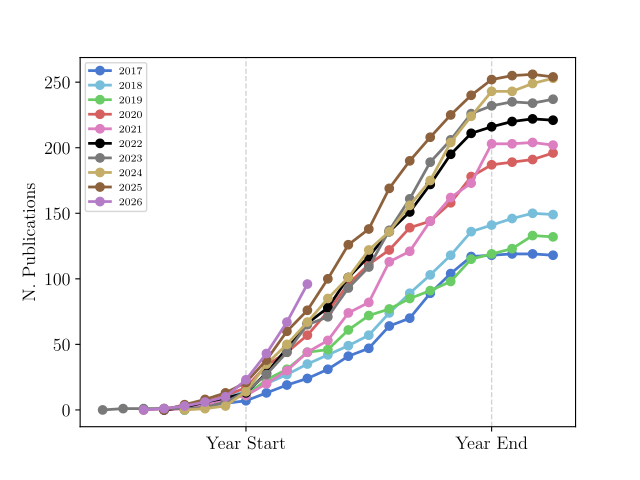

Python code for this plot:
#!/usr/bin/env python3
import matplotlib.pyplot as plt
import numpy as np
from matplotlib import rcParams
import datetime
from matplotlib.dates import date2num, num2date
import argparse

rcParams['font.family'] = 'DejaVu Sans'
rcParams['font.size'] = 13
rcParams['font.serif'] = ['Computer Modern Roman']
rcParams['text.usetex'] = True

# Small font size for the legend
from matplotlib.font_manager import FontProperties
fontP = FontProperties()
fontP.set_size('xx-small')

# These colors used come from:
#
# pip install seaborn
# import seaborn as sns
# sns.color_palette("muted").as_hex()
#
# They are the "same basic order of hues as the default matplotlib
# color cycle but more attractive colors."
muted_dark_blue = u'#4878cf'
muted_green = u'#6acc65'
muted_red = u'#d65f5f'
muted_purple = u'#b47cc7'
muted_yellow = u'#c4ad66'
muted_light_blue = u'#77bedb'
muted_orange = u'#ee854a'
muted_brown = u'#8c613c'
muted_pink = u'#dc7ec0'
muted_grey = u'#797979'
muted_gold = u'#d5bb67'

fig = plt.figure()
ax1 = fig.add_subplot(111)

"""
Plot a running total of the number of publications over the course of a year,
plus some overlap on each end, since publications from year N often come out
in year N-1 or N+1.

Remarks:
* At some point in early 2020 I moved theses and dissertations into
  their respective year files, so there is a relatively large jump
  around that time.
* It is possible for the sum to decrease if a preprint is released
  in year N but then doesn't make it to "print" until year N+1.
* To check out a revision on the first of a month:
  git checkout `git rev-list -n 1 --before="2018-01-01" master`
"""

# 2017 monthly publication totals (first of each month)
# These numbers don't include the number of theses/dissertations.
pub_2017 = [
'2016-10-01', 0,
'2016-11-01', 3,
'2016-12-01', 5,
'2017-01-01', 7, # new year
'2017-02-01', 13,
'2017-03-01', 19,
'2017-04-01', 24,
'2017-05-01', 31,
'2017-06-01', 41,
'2017-07-01', 47,
'2017-08-01', 64,
'2017-09-01', 70,
'2017-10-01', 89,
'2017-11-01', 104,
'2017-12-01', 117,
'2018-01-01', 118, # new year
'2018-02-01', 119,
'2018-03-01', 119,
'2018-04-01', 118,
]

# 2018 monthly publication totals (first of each month)
pub_2018 = [
'2017-10-01', 0,
'2017-11-01', 4,
'2017-12-01', 10,
'2018-01-01', 14, # new year
'2018-02-01', 20,
'2018-03-01', 27,
'2018-04-01', 35,
'2018-05-01', 42,
'2018-06-01', 49,
'2018-07-01', 57,
'2018-08-01', 74,
'2018-09-01', 89,
'2018-10-01', 103,
'2018-11-01', 118,
'2018-12-01', 136,
'2019-01-01', 141, # new year
'2019-02-01', 146,
'2019-03-01', 150,
'2019-04-01', 149,
]

# 2019 monthly publication totals (first of each month)
pub_2019 = [
  '2018-10-01', 0,
  '2018-11-01', 3,
  '2018-12-01', 9,
  '2019-01-01', 11, # new year
  '2019-02-01', 23,
  '2019-03-01', 31,
  '2019-04-01', 44,
  '2019-05-01', 46,
  '2019-06-01', 61,
  '2019-07-01', 72,
  '2019-08-01', 77,
  '2019-09-01', 85,
  '2019-10-01', 91,
  '2019-11-01', 98,
  '2019-12-01', 115,
  '2020-01-01', 119, # new year
  '2020-02-01', 123,
  '2020-03-01', 133,
  '2020-04-01', 132,
]

# 2020 monthly publication totals (first of each month)
pub_2020 = [
  '2019-08-01', 0,
  '2019-09-01', 1,
  '2019-10-01', 3,
  '2019-11-01', 6,
  '2019-12-01', 11,
  '2020-01-01', 17, # new year
  '2020-02-01', 34,
  '2020-03-01', 44,
  '2020-04-01', 57,
  '2020-05-01', 75,
  '2020-06-01', 96,
  '2020-07-01', 111,
  '2020-08-01', 122,
  '2020-09-01', 139,
  '2020-10-01', 144,
  '2020-11-01', 158,
  '2020-12-01', 178,
  '2021-01-01', 187, # new year
  '2021-02-01', 189,
  '2021-03-01', 191,
  '2021-04-01', 196,
]

# 2021 monthly publication totals (first of each month)
pub_2021 = [
  '2020-09-01', 0,
  '2020-10-01', 1,
  '2020-11-01', 4,
  '2020-12-01', 8,
  '2021-01-01', 11, # new year
  '2021-02-01', 20,
  '2021-03-01', 30,
  '2021-04-01', 44,
  '2021-05-01', 53,
  '2021-06-01', 74,
  '2021-07-01', 82,
  '2021-08-01', 113,
  '2021-09-01', 121,
  '2021-10-01', 144,
  '2021-11-01', 162,
  '2021-12-01', 173,
  '2022-01-01', 203, # new year
  '2022-02-01', 203,
  '2022-03-01', 204,
  '2022-04-01', 202,
]

# 2022 monthly publication totals (first of each month)
pub_2022 = [
  '2021-09-01', 0,
  '2021-10-01', 2,
  '2021-11-01', 6,
  '2021-12-01', 9,
  '2022-01-01', 13, # new year
  '2022-02-01', 28,
  '2022-03-01', 47,
  '2022-04-01', 66,
  '2022-05-01', 78,
  '2022-06-01', 101,
  '2022-07-01', 117,
  '2022-08-01', 136,
  '2022-09-01', 151,
  '2022-10-01', 172,
  '2022-11-01', 195,
  '2022-12-01', 211,
  '2023-01-01', 216, # new year
  '2023-02-01', 220,
  '2023-03-01', 222,
  '2023-04-01', 221,
]

# 2023 monthly publication totals (first of each month)
pub_2023 = [
  '2022-06-01', 0,
  '2022-07-01', 1,
  '2022-08-01', 1,
  '2022-09-01', 1,
  '2022-10-01', 1,
  '2022-11-01', 2,
  '2022-12-01', 6,
  '2023-01-01', 14, # new year
  '2023-02-01', 27,
  '2023-03-01', 44,
  '2023-04-01', 65,
  '2023-05-01', 71,
  '2023-06-01', 93,
  '2023-07-01', 109,
  '2023-08-01', 137,
  '2023-09-01', 161,
  '2023-10-01', 189,
  '2023-11-01', 206,
  '2023-12-01', 226,
  '2024-01-01', 232, # new year
  '2024-02-01', 235,
  '2024-03-01', 234,
  '2024-04-01', 237,
]

# 2024 monthly publication totals (first of each month)
pub_2024 = [
  '2023-10-01', 0,
  '2023-11-01', 1,
  '2023-12-01', 3,
  '2024-01-01', 14, # new year
  '2024-02-01', 35,
  '2024-03-01', 50,
  '2024-04-01', 67,
  '2024-05-01', 85,
  '2024-06-01', 101,
  '2024-07-01', 122,
  '2024-08-01', 136,
  '2024-09-01', 156,
  '2024-10-01', 175,
  '2024-11-01', 204,
  '2024-12-01', 224,
  '2025-01-01', 243, # new year
  '2025-02-01', 243,
  '2025-03-01', 249,
  '2025-04-01', 253,
]

# 2025 monthly publication totals (first of each month)
pub_2025 = [
  '2024-09-01', 0,
  '2024-10-01', 4,
  '2024-11-01', 8,
  '2024-12-01', 13,
  '2025-01-01', 21, # new year
  '2025-02-01', 38,
  '2025-03-01', 60,
  '2025-04-01', 76,
  '2025-05-01', 100,
  '2025-06-01', 126,
  '2025-07-01', 138,
  '2025-08-01', 169,
  '2025-09-01', 190,
  '2025-10-01', 208,
  '2025-11-01', 225,
  '2025-12-01', 240,
  '2026-01-01', 252, # new year
  '2026-02-01', 255,
  '2026-03-01', 256,
  '2026-04-01', 254,
]

# 2026 monthly publication totals (first of each month)
pub_2026 = [
  '2025-08-01', 0,
  '2025-09-01', 1,
  '2025-10-01', 3,
  '2025-11-01', 6,
  '2025-12-01', 10,
  '2026-01-01', 23, # new year
  '2026-02-01', 43,
  '2026-03-01', 67,
  '2026-04-01', 96,
]

"""
Function that plots one year's worth of data
"""
def plot_one_year(year, data, color):
    x = []
    y = []
    start_date = datetime.datetime.strptime(str(year) + '-01-01', '%Y-%m-%d')
    for i in range(0, len(data), 2):
        end_date = datetime.datetime.strptime(data[i], '%Y-%m-%d')
        # Compute the number of months between two dates:
        num_months = (end_date.year - start_date.year) * 12 + (end_date.month - start_date.month)
        x.append(num_months)
        y.append(data[i+1])

    # Plot data
    ax1.plot(x, y, marker='o', color=color, linewidth=2, label=str(year))

# Parse command line args
parser = argparse.ArgumentParser()
parser.add_argument("--png", action='store_true', default=False)
args = parser.parse_args()

# Draw vertical lines at beg/end of year. Note: the data is from
# the first of every month, so draw the end of year line on
# Jan 1st of the following year.
ax1.axvline(x=0, linewidth=1, linestyle='--', color='lightgrey')
ax1.axvline(x=12, linewidth=1, linestyle='--', color='lightgrey')

# Plot the monthly data for each year
plot_one_year(2017, pub_2017, muted_dark_blue)
plot_one_year(2018, pub_2018, muted_light_blue)
plot_one_year(2019, pub_2019, muted_green)
plot_one_year(2020, pub_2020, muted_red)
plot_one_year(2021, pub_2021, muted_pink)
plot_one_year(2022, pub_2022, 'k')
plot_one_year(2023, pub_2023, muted_grey)
plot_one_year(2024, pub_2024, muted_yellow)
plot_one_year(2025, pub_2025, muted_brown)
plot_one_year(2026, pub_2026, muted_purple)

# Label beginning and end of year.
ax1.set_xticks([0, 12])
ax1.set_xticklabels(['Year Start', 'Year End'])

# Axis labels
ax1.set_ylabel('N. Publications')
ax1.legend(loc='upper left', prop=fontP)

# Write to PDF unless script was run with --png option.
# On Ubuntu, you may need to run the following
# command to get this working:
# sudo apt-get install dvipng
# To subsequently update the website,
# cp *.png ~/projects/libMesh.github.io/images/
# and then push the changes.
if args.png:
    plt.savefig('libmesh_citations_monthly.png', format='png', dpi=200)
else:
    plt.savefig('libmesh_citations_monthly.pdf', format='pdf')
